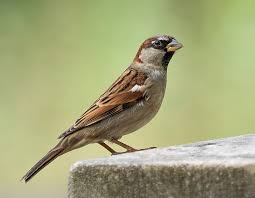
#> input picture download.jpg, 255 x 198 px
$ python main.py
#> lines starting #> are read from the running program, lines starting #| are printed output that depends on the picture
import cv2

# Configurable Parameters
source = "download.jpg"  # Source image
destination = "newImage.png"  # Destination for the resized image
scale_percent = 50  # Scale by which the image will be resized (50%)

# Read the source image
src = cv2.imread(source, cv2.IMREAD_UNCHANGED)
#> src is the input picture: shape (198, 255, 3); mean B, G, R 122.2, 166.4, 163.8

# Check if the image was loaded successfully
if src is None:
    print("Error: Image not found!")
else:
    # Calculate the new dimensions based on the scale percentage
    new_width = int(src.shape[1] * scale_percent / 100)
#> new_width = 127
    new_height = int(src.shape[0] * scale_percent / 100)
#> new_height = 99

    # Resize the image to the new dimensions
    output = cv2.resize(src, (new_width, new_height))
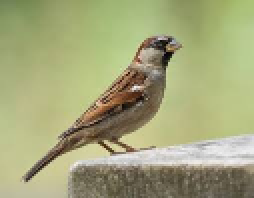
#> output: shape (99, 127, 3) (shown 2 times larger); mean B, G, R 122.2, 166.4, 163.8

    # Save the resized image
    cv2.imwrite(destination, output)

    # Display the resized image (optional)
    cv2.imshow("Resized Image", output)

    # Wait for a key press indefinitely or for 0 milliseconds
    cv2.waitKey(0)

    # Close all OpenCV windows
    cv2.destroyAllWindows()
